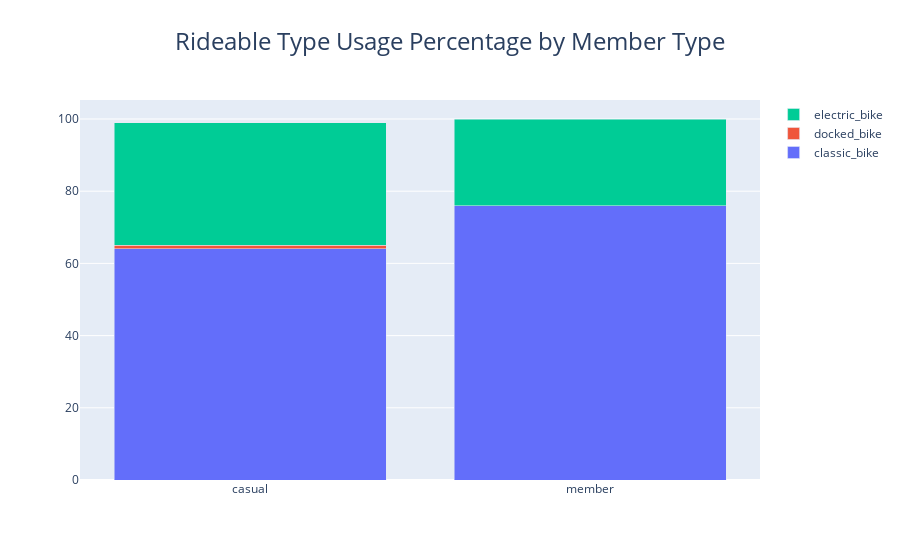

Notebook cell for this chart:
### Markdown cell above
**Ridable Type**

### Code cell
aux01 = pd.crosstab( df_final_balanced['member_casual'], df_final_balanced['rideable_type'] ).apply( lambda x: 100*np.round( x / x.sum(), 2 ), axis=1 )
data = []
for x in aux01.columns:
   data.append(go.Bar(name=str(x), x=aux01.index, y=aux01[x]))

figure = go.Figure(data)
figure.update_layout(
    title={
        'text': "Rideable Type Usage Percentage by Member Type",
        'font': {'size': 24},
        'x': 0.5,
        'xanchor': 'center'
    },
    barmode = 'stack'
)
figure.show()

# Correlation: Cramer's V
r = cramer_v( df_final_balanced['member_casual'], df_final_balanced['rideable_type'] )
print( 'Correlation: {}'.format( r ) )

### Figure 1 — Plotly figure (JSON) as saved in the notebook; plotly's stock layout.template omitted (floating-point values rounded to 4 significant figures)
{"data": [{"name": "classic_bike", "type": "bar", "x": ["casual", "member"], "y": [64, 76]}, {"name": "docked_bike", "type": "bar", "x": ["casual", "member"], "y": [1, 0]}, {"name": "electric_bike", "type": "bar", "x": ["casual", "member"], "y": [34, 24]}], "layout": {"barmode": "stack", "title": {"font": {"size": 24}, "text": "Rideable Type Usage Percentage by Member Type", "x": 0.5, "xanchor": "center"}}}
